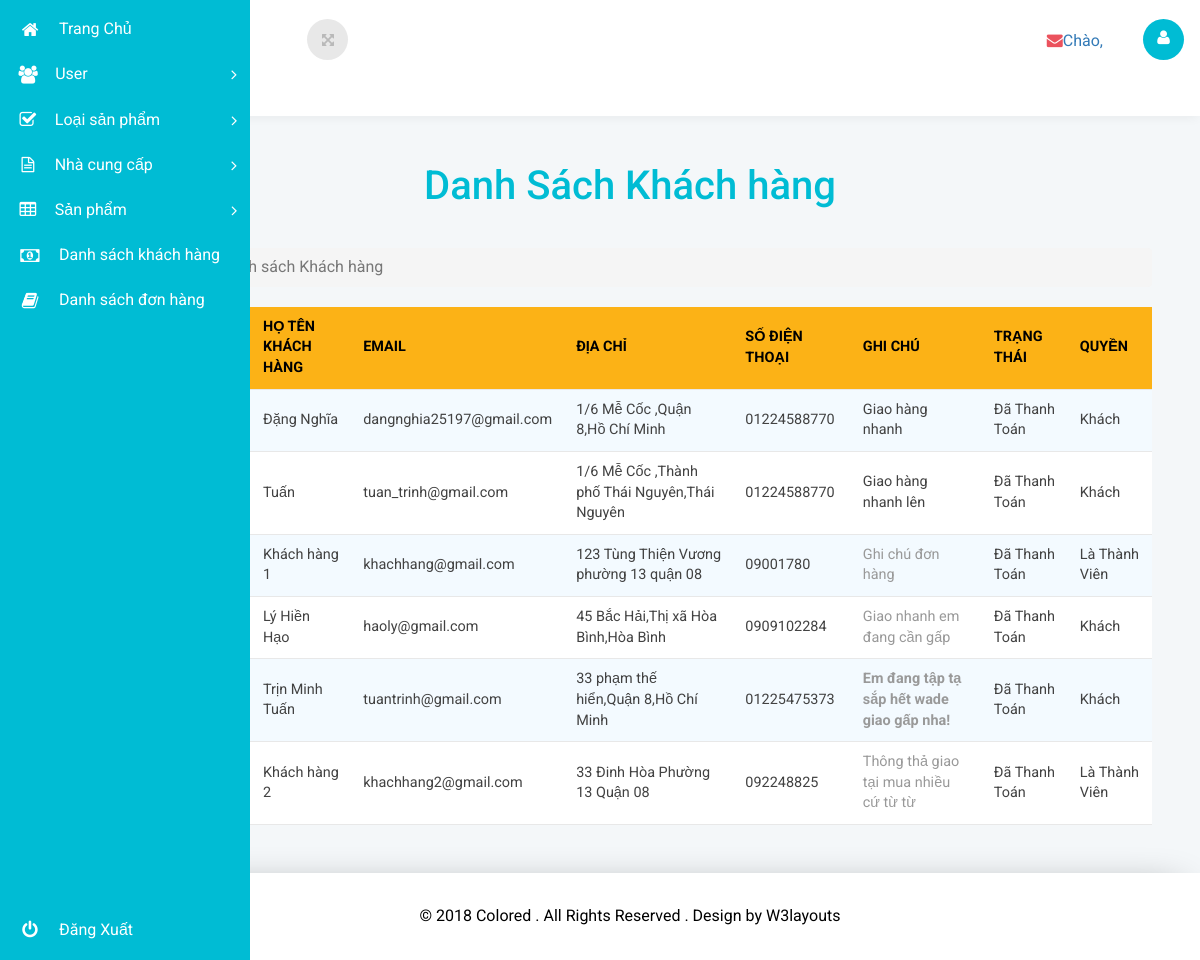
The page /admin/ds_khach_hang.php on the database its author committed.
### tables this page shows
CREATE TABLE IF NOT EXISTS `khach_hang` (
  `ma_khach_hang` int(11) NOT NULL AUTO_INCREMENT,
  `ten_khach_hang` varchar(150) NOT NULL,
  `email` varchar(300) NOT NULL,
  `dia_chi` varchar(300) NOT NULL,
  `so_dien_thoai` varchar(70) NOT NULL,
  `ghi_chu` varchar(300) NOT NULL,
  `trang_thai` tinyint(3) NOT NULL DEFAULT '0',
  `thanh_vien` tinyint(3) NOT NULL DEFAULT '0',
  PRIMARY KEY (`ma_khach_hang`)
);

### admin/templates/layout.php (called while the page is built, shortened)
<?php include("head.php")?>
<?php include("main-menu.php")?>
<?php include("wrapper.php")?>

### admin/controllers/c_khach_hang.php (called while the page is built, shortened)
<?php
class C_khach_hang
{
	public function Hien_thi_DS_Khach_Hang()
	{
		include("models/m_khach_hang.php");
		$m_khach_hang=new M_khach_hang();
		$ds_khach_hang=$m_khach_hang->Doc_tat_ca_khach_hang();
		include("templates/layout.php");
	}
}
?>

### admin/ds_khach_hang.php (called while the page is built)
<?php
include("controllers/c_khach_hang.php");
$c_khach_hang=new C_khach_hang();
$c_khach_hang->Hien_thi_DS_Khach_Hang();
?>

### models/database.php (called while the page is built, shortened)
<?php
class database{
    protected $pdo = NULL;
    protected $sql = '';
    public function __construct() {
        try
		{
			$this->pdo = new PDO("mysql:host=".DB_HOST."; dbname=".DB_NAME,DB_USER,DB_PWD);
			$this->pdo->query('set names "utf8"');
		}
		catch(PDOException $ex )
		{
			die($ex->getMessage());
		}
    }
    public function setQuery($sql) {
        $this->sql = $sql;
    }
    public function execute($options=array()) {
        $this->sta = $this->pdo->prepare($this->sql);
        $this->sta->execute();
        return $this->sta;
    }
    public function loadAllRows($options=array()) {
        if(!$options) {
            if(!$result = $this->execute())
                return false;
        }
        else {
            if(!$result = $this->execute($options))
                return false;
        }
        return $result->fetchAll(PDO::FETCH_OBJ);
    }
}
?>

### admin/models/m_khach_hang.php (called while the page is built, shortened)
<?php
include_once("../models/database.php");
class M_khach_hang extends database
{
	public function Doc_tat_ca_khach_hang()
	{
		$sql="SELECT * FROM khach_hang";
		return $this->loadAllRows();
	}
}
?>

### admin/views/khach_hang/v_ds_khach_hang.php (the view, shortened to what this page needs)
<div class="main-grid">
			<div class="agile-grids">
				<div class="table-heading">
					<h2>Danh Sách Khách hàng</h2>
				</div>
				<div class="agile-tables">
					<div class="w3l-table-info">
					  	<ol class="breadcrumb">
									<li><a href="index_quan_tri.php">Trang Chủ</a></li>
									<li class="active">Danh sách Khách hàng</li>
								</ol>
					    <table id="table">
						<thead>
						  <tr>
							<th>STT</th>
							<th>Mã Khách Hàng</th>
							<th>Họ Tên Khách Hàng</th>
                            <th>Email</th>
                            <th>Địa Chỉ</th>
                            <th>Số Điện Thoại</th>
                            <th>Ghi Chú</th>
							<th>Trạng Thái</th>
							<th>Quyền</th>
						  </tr>
						</thead>
						<tbody>
                        <?php
						$i=0;
                        foreach($ds_khach_hang as $kh)
						{
						?>
						  <tr>
							<td><?php echo ++$i?></td>
                            <td><?php echo $kh->ma_khach_hang?></td>
                            <td><?php echo $kh->ten_khach_hang?></td>
                            <td><?php echo $kh->email?></td>
                            <td><?php echo $kh->dia_chi?></td>
                            <td><?php echo $kh->so_dien_thoai?></td>
                            <td><?php echo $kh->ghi_chu?></td>
                            <td><?php echo ($kh->trang_thai==0?"Chưa thanh toán":"Đã Thanh Toán")?>
                            </td>
                        	<td><?php echo ($kh->thanh_vien==0?"Khách":"Là Thành Viên")?></td>
						</tr>
						<?php
						}
						?>
						</tbody>
					  </table>
					</div>
				</div>
			</div>
		</div>

### admin/public/layout/css/table-style.css (style rules this page uses)
table { background: white; border-collapse: collapse; margin: 1.25em 0 0; width: 100%; }
table tr, table th, table td { border: none; border-bottom: 1px solid #e8e8e8; font-size: .95em; }
table th, table td { padding: 10px 12px; text-align: left; }
table th { background: #fcb216; color: #000000; text-transform: uppercase; }
table tr td { background: #f3faff; color: #424242; }
table tr:nth-of-type(2n+2) td { background: #ffffff; }
table { width: 100%; }

### rows shown on the page
khach_hang: ten_khach_hang "Đặng Nghĩa", email "dangnghia25197@gmail.com", dia_chi "1/6 Mễ Cốc ,Quận 8,Hồ Chí Minh", so_dien_thoai "01224588770", ghi_chu "Giao hàng nhanh", trang_thai "Đã Thanh Toán", thanh_vien "Khách"
khach_hang: ten_khach_hang "Tuấn", email "tuan_trinh@gmail.com", dia_chi "1/6 Mễ Cốc ,Thành phố Thái Nguyên,Thái Nguyên", so_dien_thoai "01224588770", ghi_chu "Giao hàng nhanh lên", trang_thai "Đã Thanh Toán", thanh_vien "Khách"
khach_hang: ten_khach_hang "Khách hàng 1", email "khachhang@gmail.com", dia_chi "123 Tùng Thiện Vương phường 13 quận 08", so_dien_thoai "09001780", ghi_chu "Ghi chú đơn hàng", trang_thai "Đã Thanh Toán", thanh_vien "Là Thành Viên"
khach_hang: ten_khach_hang "Lý Hiền Hạo", email "haoly@gmail.com", dia_chi "45 Bắc Hải,Thị xã Hòa Bình,Hòa Bình", so_dien_thoai "0909102284", ghi_chu "Giao nhanh em đang cần gấp", trang_thai "Đã Thanh Toán", thanh_vien "Khách"
khach_hang: ten_khach_hang "Trịn Minh Tuấn", email "tuantrinh@gmail.com", dia_chi "33 phạm thế hiển,Quận 8,Hồ Chí Minh", so_dien_thoai "01225475373", ghi_chu "Em đang tập tạ sắp hết wade giao gấp nha!", trang_thai "Đã Thanh Toán", thanh_vien "Khách"
khach_hang: ten_khach_hang "Khách hàng 2", email "khachhang2@gmail.com", dia_chi "33 Đinh Hòa Phường 13 Quận 08", so_dien_thoai "092248825", ghi_chu "Thông thả giao tại mua nhiều cứ từ từ", trang_thai "Đã Thanh Toán", thanh_vien "Là Thành Viên"
